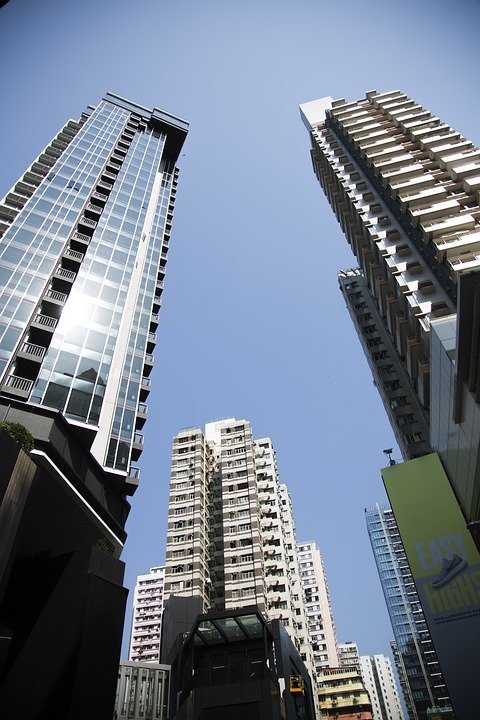
#> input picture Salt_Pepper  Gaussian Noise/building.jpg, 480 x 720 px
$ jupyter execute SaltAndPepperGaussian.ipynb
#> lines starting #> are read from the running program, lines starting #| are printed output that depends on the picture
## Import Lib

[cell 1]
import cv2 as cv
import numpy as np
import random
from matplotlib import pyplot as plt

## Load Image

[cell 2]
original_img = cv.imread('building.jpg')
#> original_img is the input picture: shape (720, 480, 3); mean B, G, R 141.8, 125.7, 114.9
RGB_img = cv.cvtColor(original_img, cv.COLOR_BGR2RGB)
plt.rcParams["figure.figsize"] = [5, 8]
plt.imshow(RGB_img)
plt.show()

## Create Gaussian Noise

[cell 3]
# modified from https://gist.github.com/Prasad9/28f6a2df8e8d463c6ddd040f4f6a028a
def gauss_noise(img,mean = 0,var = 200):
    sigma = var ** 0.5
    gaussian1 = np.random.normal(mean, sigma, (img.shape[0],img.shape[1]))
    gaussian2 = np.random.normal(mean, sigma, (img.shape[0],img.shape[1]))
    gaussian3 = np.random.normal(mean, sigma, (img.shape[0],img.shape[1]))
    noisy_image = np.zeros(img.shape, np.float32)
    if len(img.shape) == 2:
        noisy_image = img + gaussian
    else:
        noisy_image[:, :, 0] = img[:, :, 0] + gaussian1
        noisy_image[:, :, 1] = img[:, :, 1] + gaussian2
        noisy_image[:, :, 2] = img[:, :, 2] + gaussian3
    cv.normalize(noisy_image, noisy_image, 0, 255, cv.NORM_MINMAX, dtype=-1)
    noisy_image = noisy_image.astype(np.uint8)
    return noisy_image

## Create Salt & Pepper

[cell 4]
# modified from https://www.py4u.net/discuss/14307
def sp_noise(img,prob=0.05):
    output = np.zeros(img.shape,np.uint8)
    thres = 1 - prob
    ch =  3 if len(output.shape)!=2 else 1
    for i in range(img.shape[0]):
        for j in range(img.shape[1]):
            rdn = random.random()
            if rdn < prob:
                output[i][j] = (0,0,0) if ch==3 else 0 #pepper
            elif rdn > thres:
                output[i][j] = (255,255,255) if ch==3 else 255 #salt
            else:
                output[i][j] = img[i][j]
    return output

## Generate Salt and Pepper Noise

[cell 5]
sp_img = sp_noise(RGB_img,0.02)
#> after the loop in sp_noise, `for i in range(img.shape[0]):`:
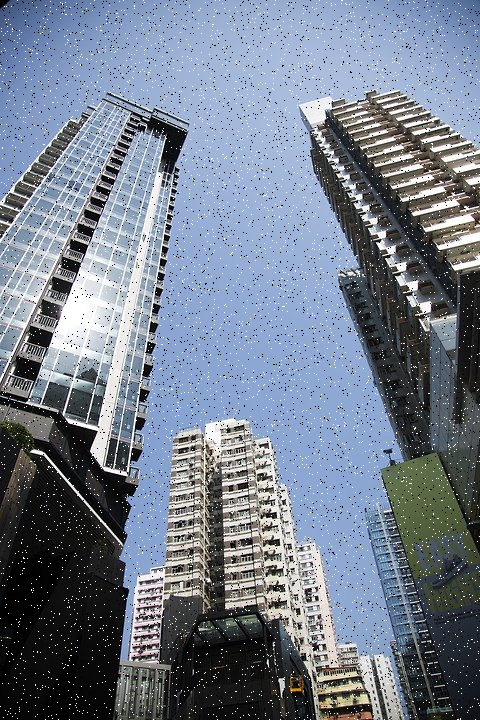
#> output: shape (720, 480, 3); mean R, G, B 115.4, 125.8, 141.2
gauss_img = gauss_noise(RGB_img)
#> in gauss_noise, `noisy_image[:, :, 0] = img[:, :, 0] + gaussian1`:
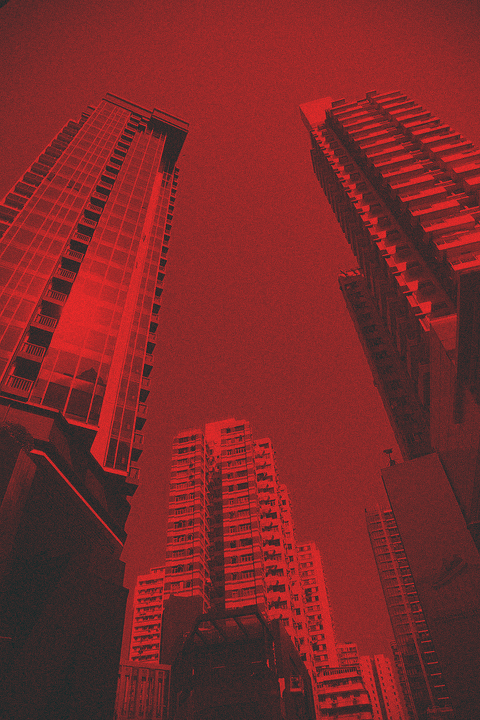
#> noisy_image: shape (720, 480, 3) float32; mean R, G, B 114.9, 0, 0; drawn with min black and max white
#> in gauss_noise, `noisy_image[:, :, 1] = img[:, :, 1] + gaussian2`:
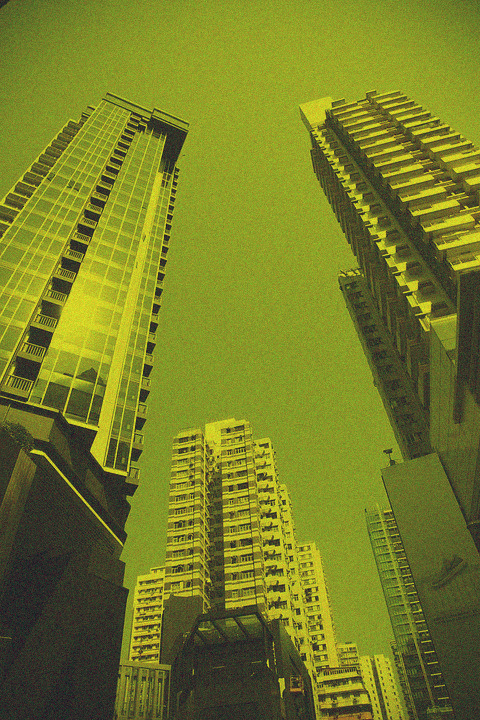
#> noisy_image: shape (720, 480, 3) float32; mean R, G, B 114.9, 125.8, 0; drawn with min black and max white
#> in gauss_noise, `noisy_image[:, :, 2] = img[:, :, 2] + gaussian3`:
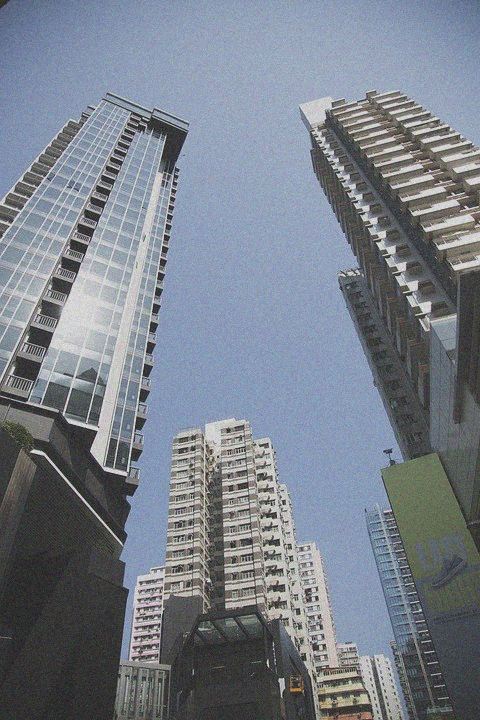
#> noisy_image: shape (720, 480, 3) float32; mean R, G, B 114.9, 125.8, 141.7; drawn with min black and max white

[cell 6]
plt.rcParams["figure.figsize"] = [15, 7]
plt.subplot(131),plt.imshow(RGB_img,interpolation='none'),plt.title('Original'),plt.xticks([]),plt.yticks([])
plt.subplot(132),plt.imshow(sp_img,interpolation='none'),plt.title('AddedSalt&Pepper'),plt.xticks([]),plt.yticks([])
plt.subplot(133),plt.imshow(gauss_img,interpolation='none'),plt.title('AddedGaussianNoise'),plt.xticks([]),plt.yticks([])
plt.show()

## จงแก้ Noise Salt & Peppper

[cell 7]
fix_sp_img = cv.medianBlur(sp_img, 3) ## ใช้ฟังก์ชัน medianBlur ลบ Noise ของภาพ
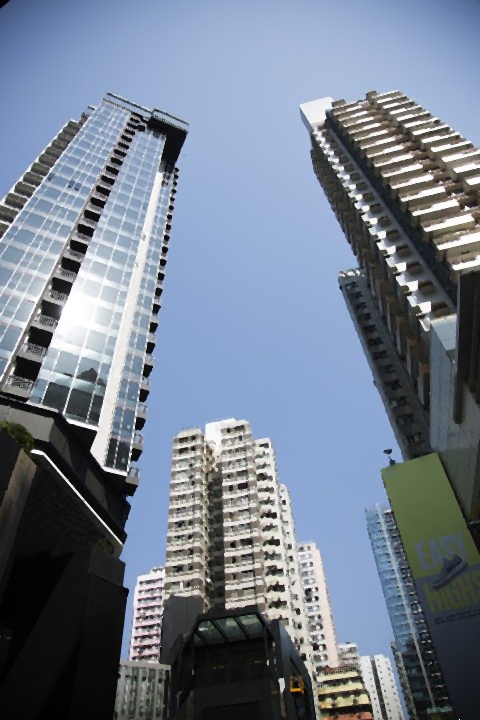
#> fix_sp_img: shape (720, 480, 3); mean R, G, B 114.9, 125.7, 141.8

[cell 8]
plt.subplot(121),plt.imshow(sp_img,interpolation='none'),plt.title('Original Noise Salt & Peppper'),plt.xticks([]),plt.yticks([])
plt.subplot(122),plt.imshow(fix_sp_img,interpolation='none'),plt.title('Remove Noise Salt & Peppper'),plt.xticks([]),plt.yticks([])
plt.show()

## จงแก้ Noise Gaussian

[cell 9]
fix_gauss_img = cv.fastNlMeansDenoisingColored(gauss_img,None,5,5,4,21)

[cell 10]
plt.subplot(121),plt.imshow(gauss_img,interpolation='none'),plt.title('Original Gaussian Noise'),plt.xticks([]),plt.yticks([])
plt.subplot(122),plt.imshow(fix_gauss_img,interpolation='none'),plt.title('Remove Gaussian Noise'),plt.xticks([]),plt.yticks([])
plt.show()

$ run again, with Salt_Pepper  Gaussian Noise/horse.jpg copied over Salt_Pepper  Gaussian Noise/building.jpg
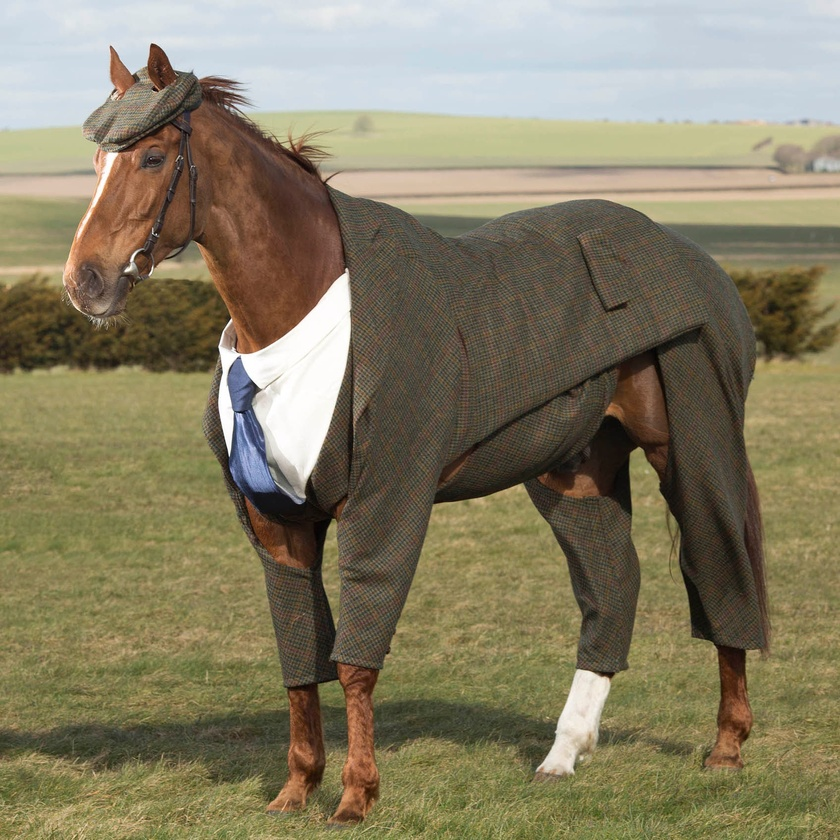
#> input picture Salt_Pepper  Gaussian Noise/horse.jpg, 840 x 840 px, shrunk from 1696 x 1696 before the run
#> original_img is the input picture: shape (840, 840, 3); mean B, G, R 99.9, 125.6, 133.7
#> in gauss_noise, `noisy_image[:, :, 1] = img[:, :, 1] + gaussian2`:
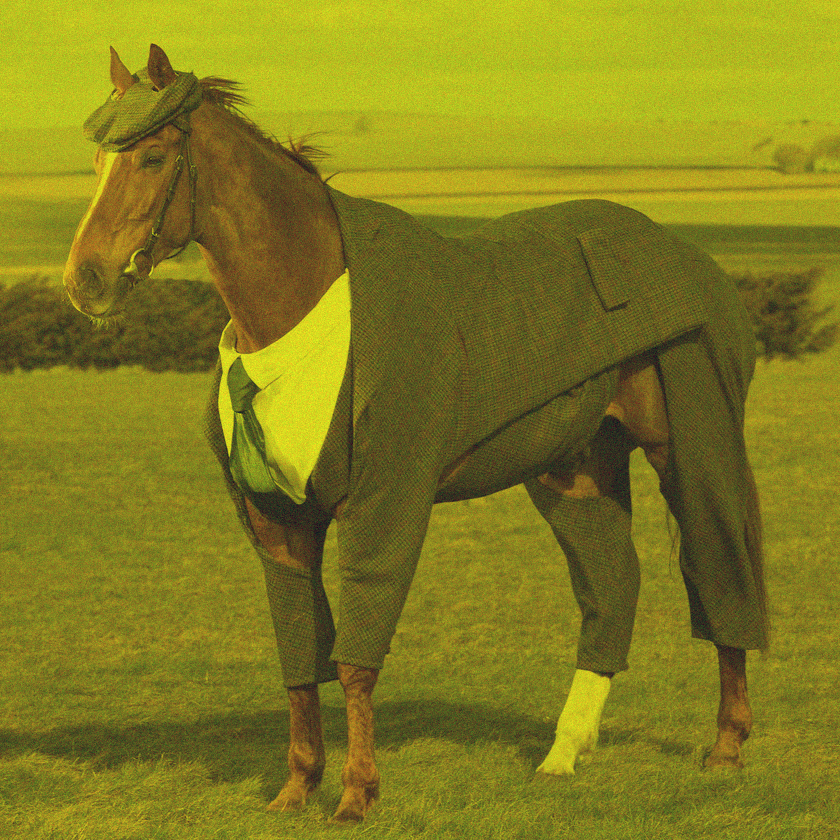
#> noisy_image: shape (840, 840, 3) float32; mean R, G, B 133.7, 125.6, 0; drawn with min black and max white
#> in gauss_noise, `noisy_image[:, :, 2] = img[:, :, 2] + gaussian3`:
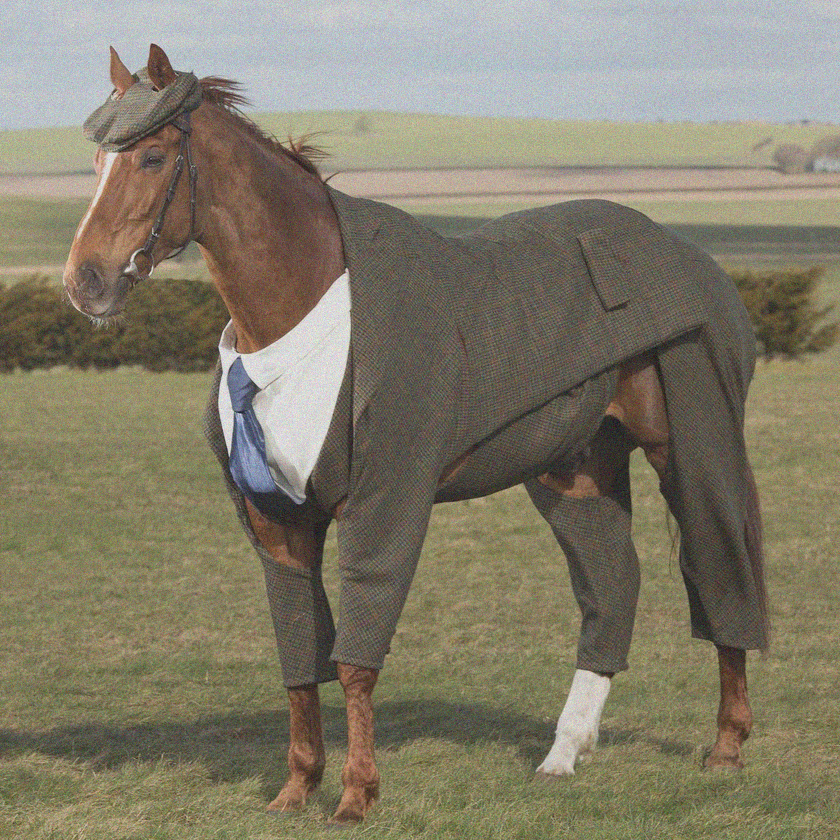
#> noisy_image: shape (840, 840, 3) float32; mean R, G, B 133.7, 125.6, 99.9; drawn with min black and max white
